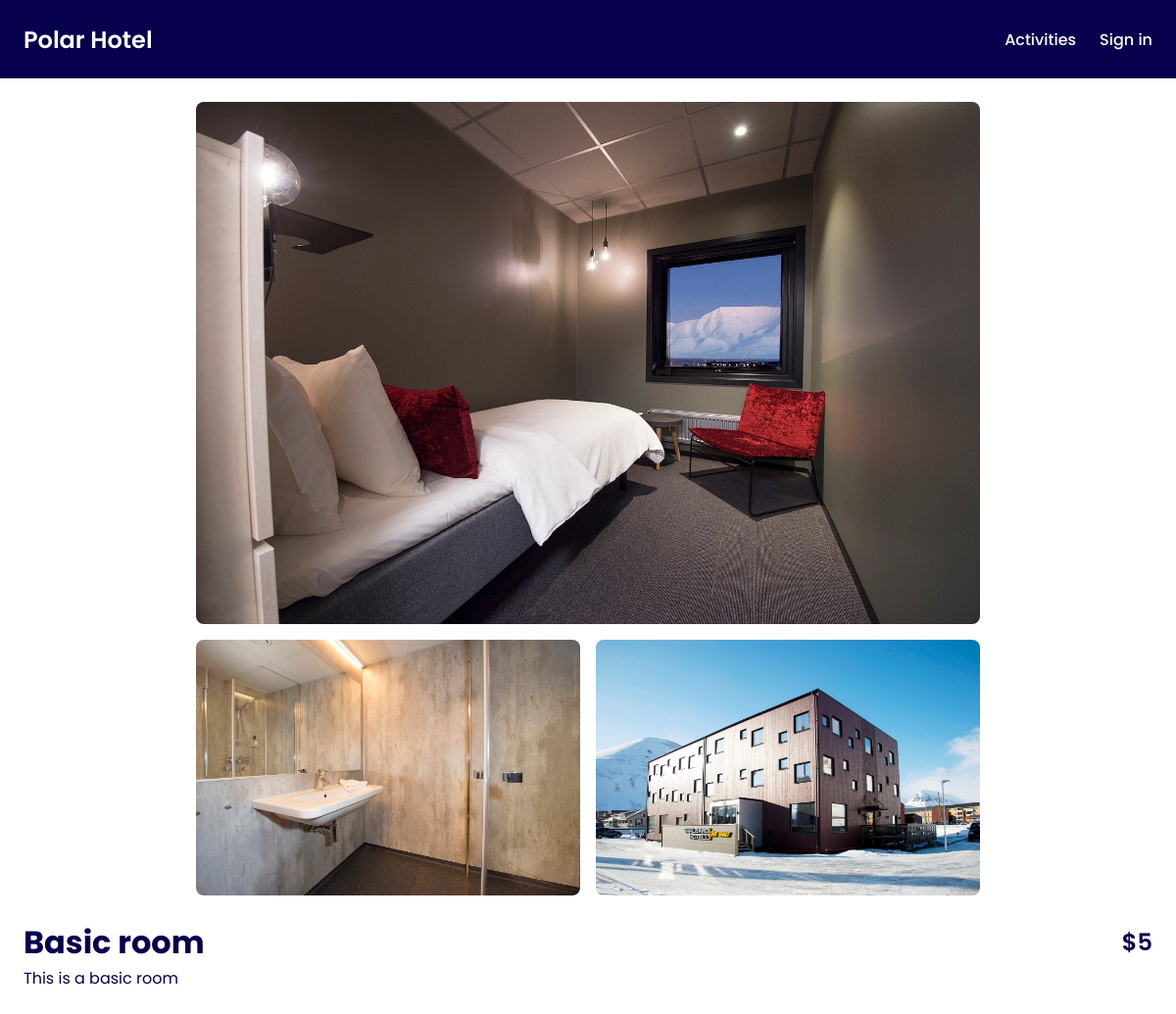
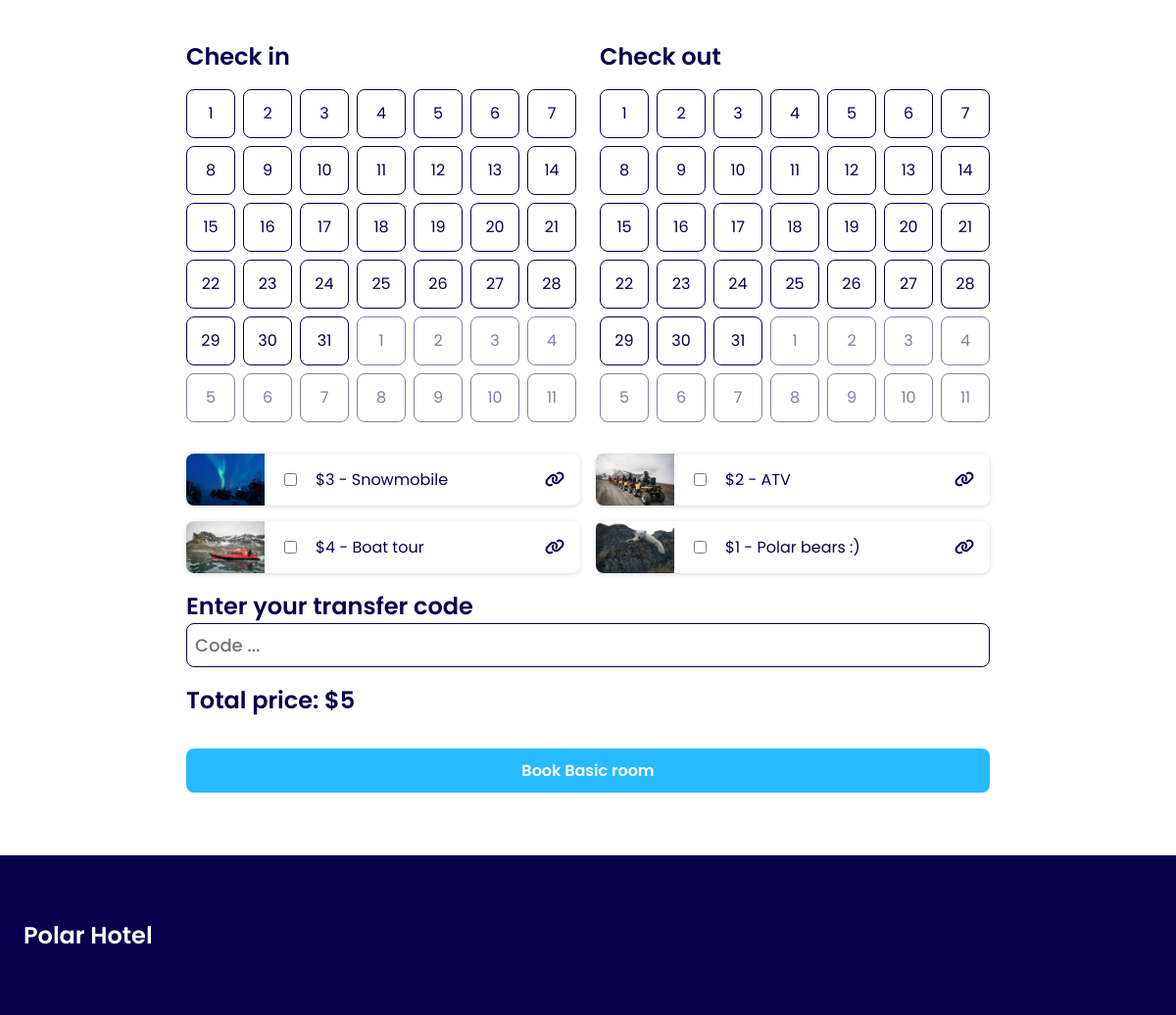
The app's page /room.php?room=009c6170-1ef2-402a-82c2-8c1fc8badce3 with its own data (2 pictures, top to bottom).
### tables this page shows
CREATE TABLE activities (
	id VARCHAR PRIMARY KEY,
	name VARCHAR,
	price INTEGER,
	description VARCHAR,
	image VARCHAR
);

### app/getRooms.php (called while the page is built, shortened)
<?php
require_once __DIR__ . "/../vendor/autoload.php";
$stars = intval($_ENV["STARS"]);
$getRooms = $db->query("SELECT rooms.id, rooms.name, rooms.price, rooms.description, image_room.image FROM rooms
INNER JOIN image_room ON image_room.room_id = rooms.id");
$getRooms->execute();
$rooms = $getRooms->fetchAll(PDO::FETCH_ASSOC);
$mappedRooms = [];
foreach ($rooms as $room) {
    $id = $room["id"];
    $price = intval($room["price"]);
    $price = $price + $stars;
    if (!isset($mappedRooms[$id])) {
        $mappedRooms[$id] = [
            "id" => $id,
            "name" => $room["name"],
            "price" => $price,
            "description" => $room["description"],
            "images" => [],
        ];
    }
    $mappedRooms[$id]["images"][] = $room["image"];
}
$rooms = array_values($mappedRooms);

### app/hotelFunctions.php (called while the page is built, shortened)
<?php
function monthArrayDate(int $timeStamp): array
{
    return [
        "date" => date("Y-m-d", $timeStamp),
        "dayOfWeek" => intval(date("N", $timeStamp)),
        "dayDate" => intval(date("d", $timeStamp)),
        "month" => intval(date("m", $timeStamp)),
    ];
}
function getMonth(int $monthIndex, int $year): array
{
    $monthLength = cal_days_in_month(CAL_GREGORIAN, $monthIndex, $year);
    $month = [];
    $firstDay = date("N", mktime(0, 0, 0, $monthIndex, 1, $year));
    $daysBefore = $firstDay - 1;
    $daysAfter = 42 - $monthLength - $daysBefore;
    for ($idx = $daysBefore; $idx > 0; $idx--) {
        $timeStamp = mktime(0, 0, 0, $monthIndex, 1 - $idx, $year);
        $month[] = monthArrayDate($timeStamp);
    }
    for ($idx = 0; $idx < $monthLength; $idx++) {
        $timeStamp = mktime(0, 0, 0, $monthIndex, $idx + 1, $year);
        $month[] = monthArrayDate($timeStamp);
    }
    for ($idx = 1; $idx <= $daysAfter; $idx++) {
        $timeStamp = mktime(0, 0, 0, $monthIndex, $monthLength + $idx, $year);
        $month[] = monthArrayDate($timeStamp);
    }
    return $month;
}
function filterForId(array $arrays, string $arrayId): array
{
    $filteredArray = array_filter($arrays, function ($array) use ($arrayId) {
        return $array["id"] === $arrayId;
    });
    return reset($filteredArray);
}

### app/getActivities.php (called while the page is built, shortened)
<?php
require_once __DIR__ . "/../vendor/autoload.php";
$selectActivities = $db->query("SELECT * FROM activities");
$selectActivities->execute();
$activities = $selectActivities->fetchAll(PDO::FETCH_ASSOC);

### room.php (the view, shortened to what this page needs)
<?php
require_once __DIR__ . "/views/header.php";
require_once __DIR__ . "/views/navigation.php";
require __DIR__ . "/app/getRooms.php";
require __DIR__ . "/app/getActivities.php";
$roomId = $_GET["room"];
$room = filterForId($rooms, $roomId);
?>
<main class="room-main max-w-section">
    <div class="room-content-order">
        <div class="column room-info-container">
            <div class="space-between name-price-title">
                <h1><?= $room["name"]; ?></h1>
                <h3><?= "$" . $room["price"]; ?></h3>
            </div>
            <div><?= $room["description"]; ?></div>
        </div>
        <div class="room-gallery-grid">
            <?php foreach ($room["images"] as $image) : ?>
                <img src=<?= "./assets/images/" . $image; ?> alt="hotel room">
            <?php endforeach; ?>
        </div>
    </div>
    <form method="post" class="book-room-form" action="app/bookRoom.php">
        <div class="check-in-out-calenders">
            <div>
                <h3>Check in</h3>
                <?php
                $calendarIdentifier = "-checkin";
                require __DIR__ . "/views/calendar.php"; ?>
            </div>
            <div>
                <h3>Check out</h3>
                <?php
                $calendarIdentifier = "-checkout";
                require __DIR__ . "/views/calendar.php"; ?>
            </div>
        </div>
        <div class="room-activities">
            <?php foreach ($activities as $activity) : ?>
                <div class="room-activities-card">
                    <img src="<?= "assets/images/" . $activity["image"] ?>" alt="activity">
                    <input data-price="<?= $activity["price"]; ?>" class="activity-check" type="checkbox" name="activities[]" value="<?= $activity["id"] ?>">
                    <div><?= "$" . $activity["price"] . " - " . $activity["name"] ?></div>
                    <a href="activities.php" class="text-dark-blue flex-grow">
                        <i class="fa-solid fa-link"></i>
                    </a>
                </div>
            <?php endforeach; ?>
        </div>
        <div>
            <label for="transfer-code">
                <h3>Enter your transfer code</h3>
            </label>
            <input placeholder="Code ..." class="transfer-code-input" type="text" name="transfer-code" id="transfer-code" required>
        </div>
        <h3>Total price: <span id="total-price"><?= "$" . $room["price"] ?></span></h3>
        <button type="submit" class="submit-btn-blue">Book <?= $room["name"] ?></button>
    </form>
</main>
<?php require_once __DIR__ . "/views/footer.php"; ?>

### views/calendar.php (shortened to what this page needs)
<?php
$selectedMonth = intval(date("m", mktime(0, 0, 0, 1, 1, 2024)));
$selectedYear = intval(date("Y", mktime(0, 0, 0, 1, 1, 2024)));
$month = getMonth($selectedMonth, $selectedYear);
$identifier = $calendarIdentifier ?? '';
?>
<div class="calendar-grid">
    <?php foreach ($month as $date) : ?>
        <div id="<?= $selectedMonth === $date["month"] ? 'btn' . $identifier : '' ?>" class="calendar-cell <?= $selectedMonth !== $date["month"] ? 'offset-month' : 'current-month contain-radio'; ?>">
            <?= $date["dayDate"] ?>
        </div>
    <?php endforeach; ?>
</div>

### assets/style/style.css (style rules this page uses)
:root { --dark-blue: #07004d; --blue: #28bafe; --light-blue: #e3f5fd; --white: #fff; --rounded-md: 16px; --rounded-sm: 8px; }
* { box-sizing: border-box; font-family: "Poppins", sans-serif; }
body { min-height: 100vh; background: var(--white); color: var(--dark-blue); margin: 0; padding: 0; }
h1, h2, h3, p { margin: 0; }
h3 { font-size: 24px; font-weight: 600; }
button, input[type="checkbox"] { border: none; cursor: pointer; }
a { color: var(--white); text-decoration: none; font-weight: 500; font-size: 1rem; }
.column { display: flex; flex-direction: column; }
.text-dark-blue { color: var(--dark-blue); }
.submit-btn-blue { background: var(--blue); color: var(--white); padding: 10px 0; font-size: 1rem; font-weight: 600; border-radius: var(--rounded-sm); }
.space-between { display: flex; justify-content: space-between; width: 100%; }
.max-w-section { max-width: 1440px; width: 100%; margin: 0 auto; }
.room-main { min-height: 100vh; padding: 104px 24px 0 24px; }
.room-gallery-grid { display: grid; grid-template-columns: repeat(2, 1fr); gap: 16px; max-width: 800px; }
.room-gallery-grid img { width: 100%; border-radius: var(--rounded-sm); }
.room-gallery-grid img:nth-child(1) { grid-column: span 2; }
.room-content-order { display: flex; gap: 24px; }
.name-price-title { align-items: center; }
.room-info-container { width: 100%; }
.book-room-form { margin: 64px auto; display: flex; flex-direction: column; gap: 16px; width: 100%; max-width: 820px; }
.calendar-grid { display: grid; grid-template-columns: repeat(7, minmax(40px, 50px)); grid-template-rows: repeat(6, minmax(40px, 50px)); place-content: center; gap: 8px; padding: 16px 0; }
.calendar-cell { padding: 8px; border: 1px solid var(--dark-blue); border-radius: var(--rounded-sm); display: flex; justify-content: center; align-items: center; user-select: none; }
.offset-month { opacity: 0.5; }
.current-month { cursor: pointer; transition: background 0.2s ease-out, color 0.2s ease-out; }
.contain-radio { position: relative; }
.check-in-out-calenders { display: flex; flex-direction: column; align-items: center; justify-content: center; gap: 24px; }
.room-activities { display: grid; grid-template-columns: repeat(auto-fill, minmax(350px, 1fr)); gap: 16px; }
.room-activities-card { display: flex; align-items: center; gap: 16px; padding-right: 16px; width: 100%; overflow: hidden; border-radius: var(--rounded-sm); box-shadow: rgba(0, 0, 0, 0.16) 0px 1px 4px; }
.room-activities-card img { width: 80px; object-fit: cover; object-position: center; }
.flex-grow { flex-grow: 1; text-align: end; }
.transfer-code-input { width: 100%; border: 1px solid var(--dark-blue); border-radius: var(--rounded-sm); padding: 8px; font-size: 18px; font-weight: 500; }

### assets/style/mediaQuery.css (style rules this page uses)
@media (max-width: 1200px) { .room-content-order { flex-direction: column-reverse; } }
@media (max-width: 1200px) { .room-gallery-grid { margin: 0 auto; } }
@media (min-width: 900px) { .check-in-out-calenders { flex-direction: row; } }

### records on screen
activities: price "1", image (picture), name "Polar bears :)"
activities: image (picture), price "3", name "Snowmobile"
activities: image (picture), price "2", name "ATV"
activities: image (picture), price "4", name "Boat tour"

### other values on screen
$room["name"] "Basic room"
$room["price"] "5"
$room["description"] "This is a basic room"
$date["dayDate"] "2"
$date["dayDate"] "3"
$date["dayDate"] "4"
$date["dayDate"] "5"
$date["dayDate"] "6"
$date["dayDate"] "7"
$date["dayDate"] "8"
$date["dayDate"] "9"
$date["dayDate"] "10"
$date["dayDate"] "11"
$date["dayDate"] "12"
$date["dayDate"] "13"
